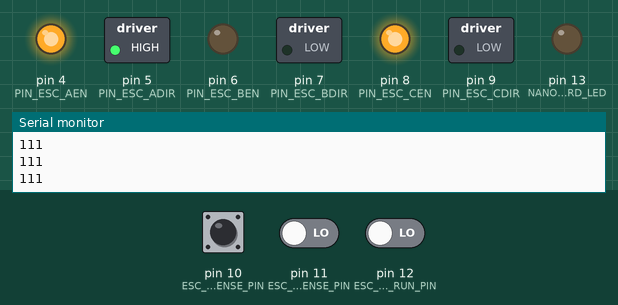
This sketch was run on a simulated Arduino Uno, built with avr-gcc and run on an emulated ATmega328P. On the bench: switched loads named in the sketch (green lamp = pin HIGH), output pins drawn as LEDs (lit = HIGH), the last lines printed to the serial monitor. Inputs (shaded band) come from the test bench; at power-on: pin 11 (ESC_PHASE_B_SENSE_PIN) LOW, pin 10 (ESC_PHASE_A_SENSE_PIN) LOW, pin 12 (ESC_FREE_RUN_PIN) LOW.

Above: at 1.2 s.
1.3 s: pin 11 (ESC_PHASE_B_SENSE_PIN) driven HIGH
At 2.1 s:
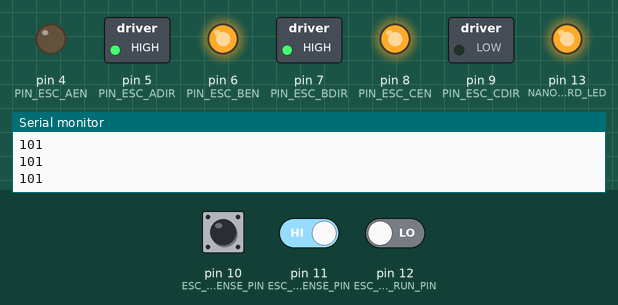
2.8 s: pin 10 (ESC_PHASE_A_SENSE_PIN) pulsed HIGH 2 times (0.12 s each, 0.3 s apart)
At 4.0 s:
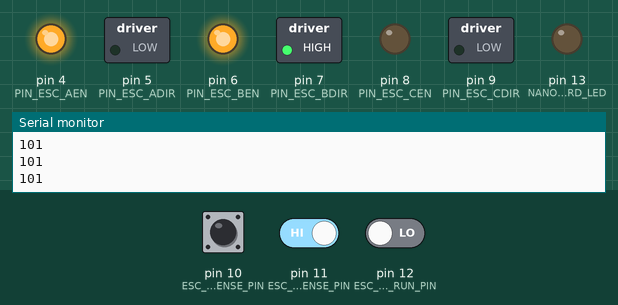
4.9 s: pin 12 (ESC_FREE_RUN_PIN) driven HIGH
At 6.0 s:
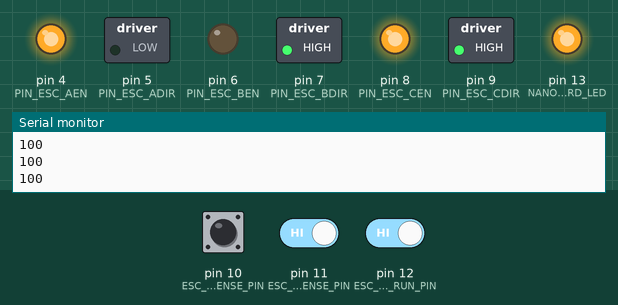
6.4 s: pin 11 (ESC_PHASE_B_SENSE_PIN) driven LOW
At 7.2 s:
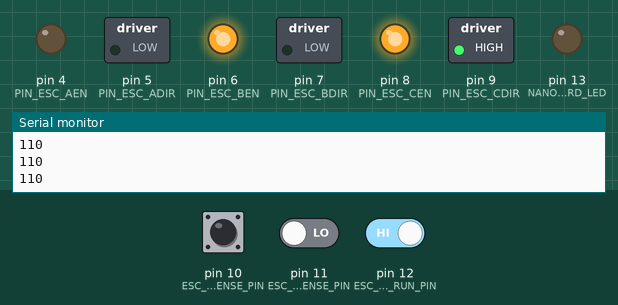
7.9 s: pin 10 (ESC_PHASE_A_SENSE_PIN) driven HIGH
At 8.3 s:
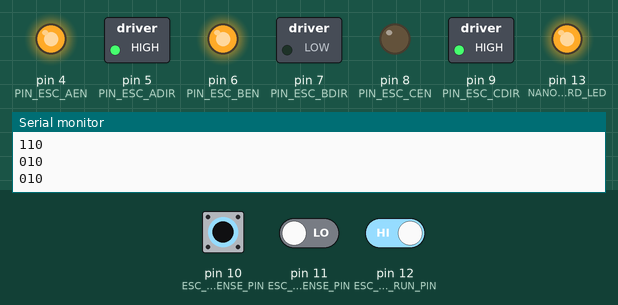
9.4 s: pin 12 (ESC_FREE_RUN_PIN) driven LOW
At 10.6 s:
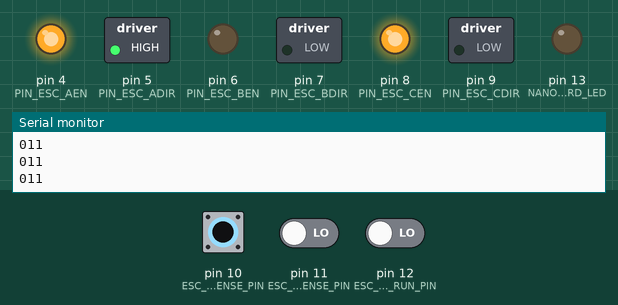
Timing chart, 0 to 11.9 s (numbered marks = the images above; inputs shaded):
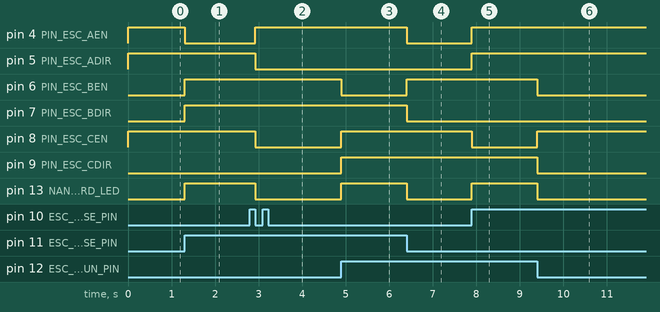

Measured:
- after the input at 1.3 s, pin 4 (PIN_ESC_AEN): HIGH → LOW at once; pin 6 (PIN_ESC_BEN), pin 7 (PIN_ESC_BDIR), pin 13 (NANO_BOARD_LED): LOW → HIGH at once
- after the input at 2.8 s, pin 4 (PIN_ESC_AEN): LOW → HIGH after 0.12 s; pin 5 (PIN_ESC_ADIR), pin 8 (PIN_ESC_CEN), pin 13 (NANO_BOARD_LED): HIGH → LOW after 0.12 s
- after the input at 4.9 s, pin 6 (PIN_ESC_BEN): HIGH → LOW at once; pin 8 (PIN_ESC_CEN), pin 9 (PIN_ESC_CDIR), pin 13 (NANO_BOARD_LED): LOW → HIGH at once
- after the input at 6.4 s, pin 4 (PIN_ESC_AEN), pin 7 (PIN_ESC_BDIR), pin 13 (NANO_BOARD_LED): HIGH → LOW at once; pin 6 (PIN_ESC_BEN): LOW → HIGH at once
- after the input at 7.9 s, pin 4 (PIN_ESC_AEN), pin 5 (PIN_ESC_ADIR), pin 13 (NANO_BOARD_LED): LOW → HIGH at once; pin 8 (PIN_ESC_CEN): HIGH → LOW at once
- after the input at 9.4 s, pin 6 (PIN_ESC_BEN), pin 9 (PIN_ESC_CDIR), pin 13 (NANO_BOARD_LED): HIGH → LOW at once; pin 8 (PIN_ESC_CEN): LOW → HIGH at once

The sketch:

esc4.ino
```cpp
// ESC4: BRUSHLESS MOTOR CONTROLLER WITH L293D

#include "esc4_base.h"

#define NANO_BOARD_LED 13

#define ESC_FREE_RUN_PIN 12

bool led_state = false;
void toggleLed();

void toggleLed() {
  led_state = !led_state;
  digitalWrite(NANO_BOARD_LED, led_state?(HIGH):(LOW));
}

bool en_serial = true;

void setup() {
  pinMode(NANO_BOARD_LED, OUTPUT);
  pinMode(ESC_FREE_RUN_PIN, INPUT);
  if(en_serial) Serial.begin(9600);
  setup_esc();
}

void print_info() {
  if(!en_serial) return;
  /*const int CYCLE_PER_REV = 4;
  long long US_PER_REV = last_dt_us*6*CYCLE_PER_REV;
  //long long MS_PER_REV = US_PER_REV/1000;
  Serial.println((unsigned long)US_PER_REV);*/

  bool cur[3];
  cur[0] = digitalRead(ESC_PHASE_A_SENSE_PIN);
  cur[1] = digitalRead(ESC_PHASE_B_SENSE_PIN);
  cur[2] = digitalRead(ESC_PHASE_C_SENSE_PIN);
  for(int i=0;i<3;i++) {Serial.print((cur[i])?("0"):("1"));};
  Serial.println();
}

long last_time = 0;

void loop() {
  if(esc_check_phases()) toggleLed();
  long now_ms = millis();
  long dt_ms = now_ms - last_time;
  if(dt_ms>200) {
    print_info();
    last_time = now_ms;
  }
  /*
  digitalRead(ESC_FREE_RUN_PIN);
  char free_val = digitalRead(ESC_FREE_RUN_PIN);

  if(free_val && !free_run) {
    free_run = true;
    esc_set_free_run();
  } else if(!free_val && free_run) {
    free_run = false;
    esc_step();
  }*/

}
```

esc4_base.h
```cpp
// ESC4: BRUSHLESS MOTOR CONTROLLER WITH L293D

#define PIN_ESC_AEN 4
#define PIN_ESC_ADIR 5
#define PIN_ESC_BEN 6
#define PIN_ESC_BDIR 7
#define PIN_ESC_CEN 8
#define PIN_ESC_CDIR 9
// DIR: 1: SOURCE, 0: DRAIN

unsigned char ESC_SEQUENCE_H[] = {
  PIN_ESC_ADIR,
  PIN_ESC_ADIR,
  PIN_ESC_BDIR,
  PIN_ESC_BDIR,
  PIN_ESC_CDIR,
  PIN_ESC_CDIR
};

unsigned char ESC_SEQUENCE_L[] = {
  PIN_ESC_BDIR,
  PIN_ESC_CDIR,
  PIN_ESC_CDIR,
  PIN_ESC_ADIR,
  PIN_ESC_ADIR,
  PIN_ESC_BDIR
};

unsigned char ESC_SEQUENCE_Z[] = {
  PIN_ESC_CEN,
  PIN_ESC_BEN,
  PIN_ESC_AEN,
  PIN_ESC_CEN,
  PIN_ESC_BEN,
  PIN_ESC_AEN
};

void sense0_isr();
void esc_step(bool dir = true);

void setup_esc()
{
  pinMode(PIN_ESC_AEN, OUTPUT);
  pinMode(PIN_ESC_ADIR, OUTPUT);
  pinMode(PIN_ESC_BEN, OUTPUT);
  pinMode(PIN_ESC_BDIR, OUTPUT);
  pinMode(PIN_ESC_CEN, OUTPUT);
  pinMode(PIN_ESC_CDIR, OUTPUT);

  esc_step();
}

void esc_set_free_run() {
  digitalWrite(PIN_ESC_AEN, false);
  digitalWrite(PIN_ESC_BEN, false);
  digitalWrite(PIN_ESC_CEN, false);
}

volatile char esc_state = 0;

void esc_set_state(char ix) {
  unsigned char pinH = ESC_SEQUENCE_H[esc_state];
  unsigned char pinL = ESC_SEQUENCE_L[esc_state];
  unsigned char pinZ = ESC_SEQUENCE_Z[esc_state];

// switch
  digitalWrite(pinH, HIGH); // SOURCE
  digitalWrite(pinL, LOW); // DRAIN

  // switch FLOATING wire
  //digitalWrite(pinZ, LOW);

  // activate NON-FLOATING wire(s)
  digitalWrite(PIN_ESC_AEN, pinZ!=PIN_ESC_AEN);
  digitalWrite(PIN_ESC_BEN, pinZ!=PIN_ESC_BEN);
  digitalWrite(PIN_ESC_CEN, pinZ!=PIN_ESC_CEN);
}

void esc_step(bool dir = true) {
  if (dir) {
    esc_state++;
    if (esc_state > 5) esc_state = 0;
  } else {
    if (esc_state <= 0) esc_state = 5;
    else esc_state--;
  }

  esc_set_state(esc_state);
}


#define ESC_PHASE_A_SENSE_PIN 10
#define ESC_PHASE_B_SENSE_PIN 11
#define ESC_PHASE_C_SENSE_PIN 12

// ix: A-0, B-1, C-2
// false: -/lower than virtual neutral, true: +/...
volatile bool PHASE_STATES[3] = {false, false, false};

void onZeroCross(char wire,bool rising) {

  // next states:
    // A fall -> 3
    // B fall -> 5
    // C fall -> 1
    // A rise -> 0
    // B rise -> 2
    // C rise -> 4

  char nextState = wire*2+((rising)?(0):(3));
  if(nextState>5) nextState -= 6;
  esc_state = nextState;
  esc_set_state(esc_state);
}

unsigned long long LAST_CHANGE_US = 0;
long LAST_DT_US = 0;

bool esc_check_phases() {
  // ix: A-0, B-1, C-2
  char curZwire = (esc_state>2)?(5-esc_state):(2-esc_state);
  bool curZexpect = (1==(esc_state%2))?(true):(false);

  bool cur[3];
  bool changed[3];
  cur[0] = digitalRead(ESC_PHASE_A_SENSE_PIN);
  cur[1] = digitalRead(ESC_PHASE_B_SENSE_PIN);
  cur[2] = digitalRead(ESC_PHASE_C_SENSE_PIN);
  unsigned long long now = micros();
  long dt_us = now - LAST_CHANGE_US;
  //if(dt_us>100000) {esc_step(); LAST_CHANGE_US = now;} return false;
  int nChanged = 0;
  for(int i=0;i<3;i++) {
    changed[i] = PHASE_STATES[i] != cur[i];
    if(changed[i]) nChanged++;
    PHASE_STATES[i] = cur[i];
  }
  if(nChanged==0 || !changed[curZwire]) {return false;}
  //if(nChanged>1) {/*esc_step();*/ LAST_CHANGE_US = now; delayMicroseconds(40); return false;}
if(cur[curZwire]!=curZexpect) {return false;}
  // ...
  LAST_DT_US = dt_us;
  LAST_CHANGE_US = now;
  /*if(dt_us>250000) dt_us = 250000;
  delayMicroseconds(dt_us/2);*/

  //for(int i=0;i<3;i++) {if(changed[i]) {onZeroCross(i,cur[i]);}}
  onZeroCross(curZwire,cur[curZwire]);
  return true;
}
```
